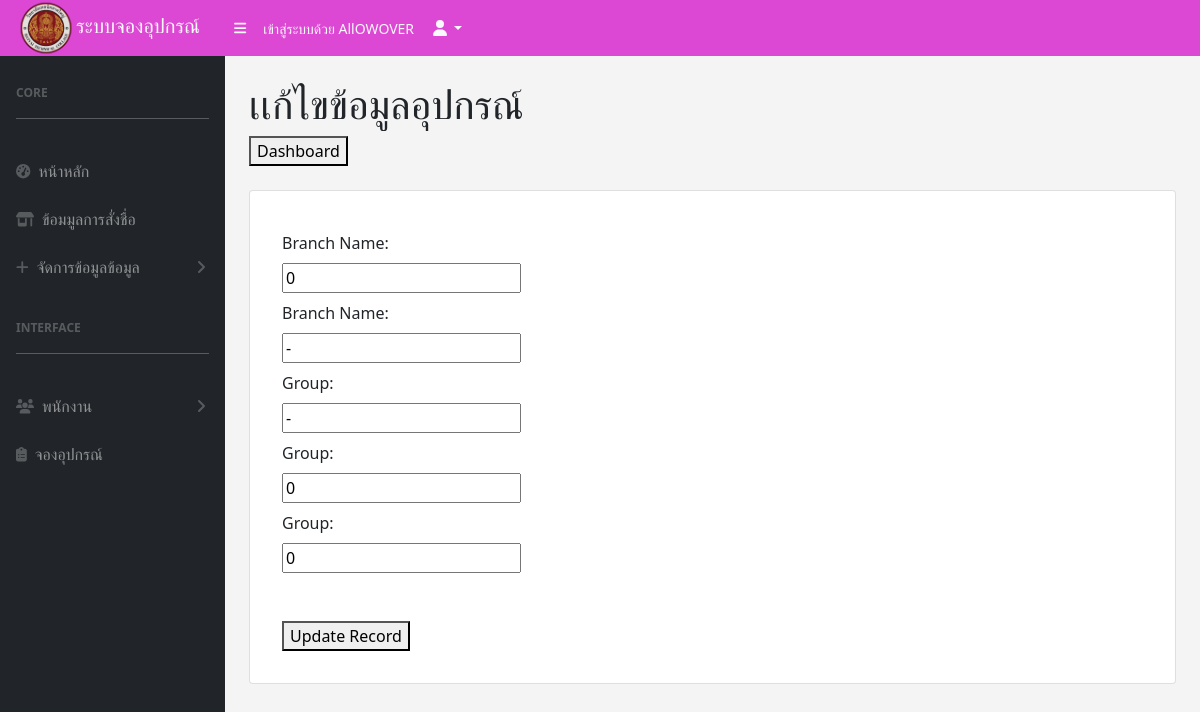
The page /admin/edit_order.php?idorder=1 (signed in) on the database its author committed.
### tables this page shows
CREATE TABLE `equipment_list` (
  `id` int(11) NOT NULL,
  `list_ID` int(6) NOT NULL,
  `list` varchar(100) NOT NULL,
  `list_size` varchar(4) NOT NULL,
  `list_price` int(11) NOT NULL,
  `quantity` int(10) DEFAULT 0
);

### admin/edit_order.php (the view, shortened to what this page needs)
<?php
include '../config/config.php';
if (isset($_GET['idorder'])) {
    $idorder = $_GET['idorder'];
    $sqlEdit = "SELECT * FROM equipment_list WHERE id = $idorder";
    $resultEdit = $conn->query($sqlEdit);
    if ($resultEdit->num_rows > 0) {
        $rowEdit = $resultEdit->fetch_assoc();
    } else {
        echo "No record found!";
        exit;
    }
} else {
    echo "Invalid request!";
    exit;
}
include "../menu/menu_admin.php";
?>
<div id="layoutSidenav_content">
    <main>
        <div class="container-fluid px-4">
            <h1 class="mt-4">เเก้ไขข้อมูลอุปกรณ์</h1>
            <ol class="breadcrumb mb-4">
                <li class="breadcrumb-item"><button onclick='window.location.reload(true);'>Dashboard</button></li>
            </ol>
            <div class="card mb-4">
                <div class="card-body">
                    <div class="row">
                        <div class="col-sm-5">
                            <div class="card-body">
                                <form method="POST" action="">
                                    <div class="mt-2">
                                        <label for="branch_name">Branch Name:</label>
                                    </div>
                                    <div class="mt-2">
                                        <input type="text" name="list_ID" value="<?php echo $rowEdit['list_ID']; ?>" required>
                                    </div>
                                    <div class="mt-2">
                                        <label for="branch_name">Branch Name:</label>
                                    </div>
                                    <div class="mt-2">
                                        <input type="text" name="list" value="<?php echo $rowEdit['list']; ?>" required>
                                    </div>
                                    <div class="mt-2">
                                        <label for="group">Group:</label>
                                    </div>
                                    <div class="mt-2">
                                        <input type="text" name="list_size" value="<?php echo $rowEdit['list_size']; ?>" required>
                                    </div>
                                    <div class="mt-2">
                                        <label for="group">Group:</label>
                                    </div>
                                    <div class="mt-2">
                                        <input type="text" name="list_price" value="<?php echo $rowEdit['list_price']; ?>" required>
                                    </div>
                                    <div class="mt-2">
                                        <label for="group">Group:</label>
                                    </div>
                                    <div class="mt-2">
                                        <input type="text" name="quantity" value="<?php echo $rowEdit['quantity']; ?>" required>
                                    </div>
                                    <div class="mt-5">
                                        <button type="submit">Update Record</button>
                                    </div>
                                </form>
                            </div>
                        </div>
                    </div>
                </div>
    </main>
</div>
</body>
</html>

### rows shown on the page
equipment_list: list_ID "0", list "-", list_size "-", list_price "0", quantity "0"

### other values the page prints
$_SESSION['username'] "AllOWOVER"
